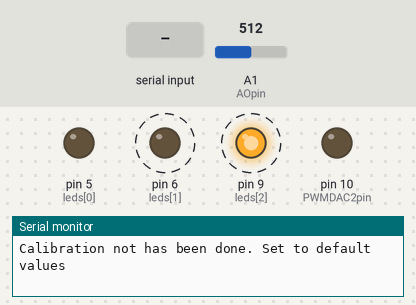
The sketch below on a simulated Arduino Uno, built with avr-gcc and run on an emulated ATmega328P. Parts: output pins drawn as LEDs (lit = HIGH), the last lines printed to the serial monitor. Dashed ring = blinking. The test bench sets the inputs (shaded band); at power-on: A1 (AOpin) = 512. EEPROM starts erased; pins used as bus, display or sensor lines are not drawn.

Above: at 0.97 s.
1.3 s: byte 107 ('k') received over Serial
At 1.35 s:
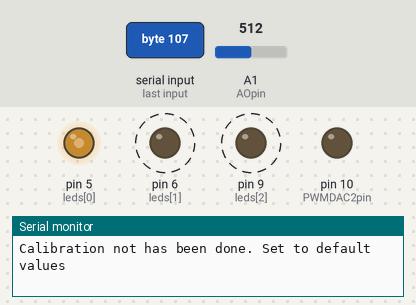
7.3 s: "j" received over Serial
10.3 s: "c" received over Serial
At 17.46 s:
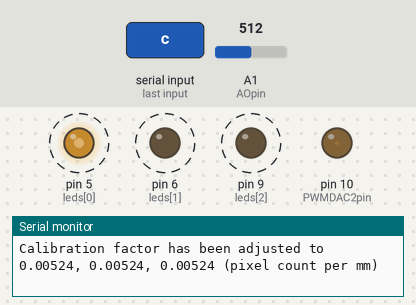
Timing chart, 0 to 18.7 s (numbered marks = the images above; inputs shaded):
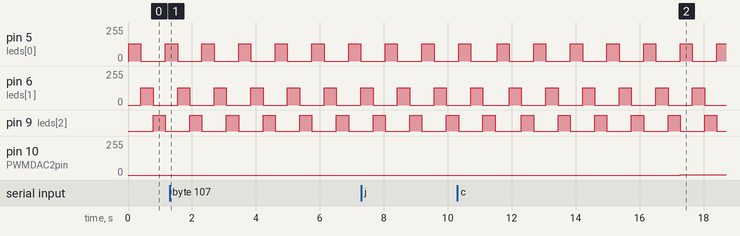

Measured:
- after the input at 10.3 s, pin 10 (PWMDAC2pin): 0/255 → 3/255 after 7.0 s
- by itself, pin 5 (leds[0]), pin 6 (leds[1]): alternates 128/255 for 0.38 s and 0/255 for 0.76 s
- by itself, pin 9 (leds[2]): alternates HIGH for 0.38 s and LOW for 0.76 s

The sketch:

Filament_Widh_Sensor_3LEDs_forUNO.ino
```cpp
// Reference 1) Filament width sensor based on Thing #454584 by filpper / http://www.thingiverse.com/thing:454584
// Reference 2) Arduino Playground: Reading a photodiode array / http://playground.arduino.cc/Main/TSL1402R
// Reference 3) Arduino Code: Reading and Writing Data Structures to EEPROM / http://playground.arduino.cc/Code/EEPROMWriteAnything

#include <EEPROM.h>
#include <TimerOne.h>
#include "EEPROMAnything.h"

#define NPIXELS 128  // No. of pixels in array

// delay multiplier
#define MUL 64

float CalibrationRodDiameter = 2.02;

// Define various ADC prescaler:
unsigned char PS_32 = (1 << ADPS2) | (1 << ADPS0);
unsigned char PS_128 = (1 << ADPS2) | (1 << ADPS1) | (1 << ADPS0);

PROGMEM const byte PWMDAC1pin = 9; // PWM DAC, only pins 9 and 10 are allowed
PROGMEM const byte PWMDAC2pin = 10; // PWM DAC, only pins 9 and 10 are allowed
PROGMEM const byte period = 128; // for 10 bit DAC

PROGMEM const byte CLKpin = 3;    // <-- Arduino pin delivering the clock pulses to pin 3 (CLK) of the TSL1401
PROGMEM const byte SIpin = 4;     // <-- Arduino pin delivering the SI (serial-input) pulse to pin 2 of the TSL1401
PROGMEM const byte AOpin = 1;    // <-- Arduino pin connected to pin 4 (analog output 1)of the TSL1401

int nAggr = 2;        // image averaging count per one scan. should not exceed 10
int timer = 5;        // value output averaging counter

byte leds[3] = {5, 6, 9};
byte brightness[3] = {128, 128, 128};
int noLED = 0;

unsigned short intArray[3 * NPIXELS]; // <-- the array where the readout of the photodiodes is stored, as integers

// default filament width
double lowpassValue[3] = {1.75, 1.75, 1.75};
double lowpassFactor = 0.5;

int timerCounter = 0;
double timerValue[3] = {0, 0, 0};

PROGMEM const double calibFactorDefault[3] = {22.271, 15.748, 22.271};
double calibFactor[3] =  {22.271, 15.748, 22.271}; // (default pixel per mm = 15.748 for 400dpi sensor / at 45deg:  22.271 px per mm

boolean debugMessage = false;
boolean doCalibration = false;
boolean visualize = false;

void helpMessage()
{
   if(EEPROM.read(0) != 42 || EEPROM.read(20) != calculateCRC())
   {
     Serial.println(F("[WARNING] This sensor is not calibrated yet, applying default calibration factor"));
   }

   Serial.println(F("Filament width sensor based on Thing #454584 (http://www.thingiverse.com/thing:454584) by filpper"));
   Serial.println(F("Modified to use Arduino Pro Micro (from SparkFun electornics) by inornate (http://kuaa.net)"));
   Serial.println(F("==============================     Commands     ================================"));
   Serial.println(F(" [h] help (this screen) / [c] calibration with 2mm rod"));
   Serial.println(F(" [d] turn on debug messages / [e] turn off debug messages"));
   Serial.println(F(" [v] enable visualize / [f] disable visaulize"));
   Serial.println(F(" [0] [1] [2] : Select LED  /  [j] [f] decrease/increase the brightness"));
   Serial.println(F(" [R] : reset the default value"));
   Serial.println(F("==============================  Setting Values  ================================"));

   Serial.print(F("Number of value acquision per scan : "));
   Serial.println(nAggr);

   Serial.print(F("Voltage output period (unit: scans) : "));
   Serial.println(timer);

   Serial.print(F("calibration factor (unit: pixel per mm) : "));
   printDouble(calibFactor[0], 5);
   Serial.print(", ");
   printDouble(calibFactor[1], 5);
   Serial.print(", ");
   printDouble(calibFactor[2], 5);
   Serial.println();

   Serial.print(F("LED brightnesses: "));
   Serial.print(brightness[0]);
   Serial.print(", ");
   Serial.print(brightness[1]);
   Serial.print(", ");
   Serial.print(brightness[2]);
   Serial.println();

   Serial.println(F("Version : Feb 13 2015"));
}


// ledNo: from 1 ~ 2
// value : 0 ~ 255
void setLED(int ledNo, byte val)
{
  int value = val;

  if(ledNo >= 3 || ledNo < 0)
    return;

  clearLED();

  if(ledNo == 2)
    value *= 4;

  analogWrite(leds[ledNo], value);
}

void clearLED()
{
  for(int i=0;i<3;i++)
  {
    analogWrite(leds[i], 0);
  }
}

void setup()
{
  Serial.begin(115200);

  // To set up the ADC, first remove bits set by Arduino library, then choose
  // a prescaler: PS_16, PS_32, PS_64 or PS_128:
  ADCSRA &= ~PS_128;
  ADCSRA |= PS_32; // <-- Using PS_32 makes a single ADC conversion take ~30 us

  pinMode(PWMDAC2pin, OUTPUT);

  pinMode(leds[0], OUTPUT);
  pinMode(leds[1], OUTPUT);
  pinMode(leds[2], OUTPUT);

  Timer1.initialize(period);

  // Next, assert default setting:
  analogReference(DEFAULT);

  // Set all IO pins low:
  for( int i=0; i< 14; i++ )
  {
    digitalWrite(i, LOW);
  }

  // Fast PWM mode
  TCCR0B = (TCCR0B & 0b11111000) | 0x01;
  TCCR1B = (TCCR1B & 0b11111000) | 0x01;

  initSensor();
  makeOutput(0);
  readCalibration();

  noLED = 0;
  setLED(noLED, brightness[noLED]);
}

void readCalibration()
{
  byte signiture = EEPROM.read(0);
  byte crc = calculateCRC();
  byte readCRC = EEPROM.read(20);

  if(signiture == 42 && readCRC == crc) // have calibration data on its EEPROM
  {
    // calibFactors
    EEPROM_readAnything(1, calibFactor[0]);
    EEPROM_readAnything(5, calibFactor[1]);
    EEPROM_readAnything(9, calibFactor[2]);

    // brightnesses
    EEPROM_readAnything(13, brightness[0]);
    EEPROM_readAnything(14, brightness[1]);
    EEPROM_readAnything(15, brightness[2]);

    Serial.print(F("Calibration data read."));
    helpMessage();
    Serial.println();
  }
  else
  {
     Serial.println(F("Calibration not has been done. Set to default values"));
     calibFactor[0] = calibFactorDefault[0];
     calibFactor[1] = calibFactorDefault[1];
     calibFactor[2] = calibFactorDefault[2];

     brightness[0] = 128;
     brightness[1] = 128;
     brightness[2] = 128;
  }
}

void writeCalibration() // write calibration factor
{
  EEPROM.write(0, 42);    // Signiture value, the answer of everything :D

  // calibFactors
  EEPROM_writeAnything(1, calibFactor[0]);
  EEPROM_writeAnything(5, calibFactor[1]);
  EEPROM_writeAnything(9, calibFactor[2]);

  // brightnesses
  EEPROM_writeAnything(13, brightness[0]);
  EEPROM_writeAnything(14, brightness[1]);
  EEPROM_writeAnything(15, brightness[2]);

  byte crc = calculateCRC();

  EEPROM.write(20, crc);
}

byte calculateCRC()
{
  byte crcByte = 0;

  for(int i=0;i<20;i++)
  {
    crcByte ^= EEPROM.read(i);
  }

  return crcByte;
}


void loop()
{
  int i, j;
  short aggrArray[NPIXELS];

  // scan for each LEDs
  for(int led=0;led<3;led++)
  {
    setLED(led, brightness[led]);
    delay(5*MUL); // wait for LED setup time (lowpass filter, with 200 ohm and 10uF cap)

    for(i=0;i< NPIXELS;i++)
    {
      aggrArray[i] = 0;
    }

    for(i=0;i<nAggr;i++)
    {
      scanSensor(led);
      for(j=0;j<NPIXELS;j++)
      {
        aggrArray[j] += intArray[led*NPIXELS + j];
      }
    }

    for(i=0;i< NPIXELS;i++)
    {
      intArray[led * NPIXELS + i] = int(aggrArray[i] / nAggr);
    }

    double nPixel = processImage(led);
    lowpassValue[led] = lowpassValue[led] * (1 - lowpassFactor) + nPixel * lowpassFactor;
  }

  clearLED();

  // TEMP: calculate mm for
  double mmValue0 = lowpassValue[0] / calibFactor[0];
  double mmValue1 = lowpassValue[1] / calibFactor[1];
  double mmValue2 = lowpassValue[2] / calibFactor[2];

  // Command processor
  if(Serial.available() > 0)
  {
    char incomingByte = Serial.read();
    switch(incomingByte)
    {
    case 'd':    // Debugging message toggle
      debugMessage = true;
      visualize = false;
      break;
    case 'e':    // Debugging message cancel
      debugMessage = false;
      visualize = false;
      break;
    case 'c':    // Calibration
      doCalibration = true;
      break;
    case 'v':    // Visualize
      visualize = true;
      debugMessage = false;
      break;
    case 'f':    // Visualize cancel
      visualize = false;
      debugMessage = false;
      break;
    case 'h':
      helpMessage();
      break;
    case '0':
      noLED = 0;
      break;
    case '1':
      noLED = 1;
      break;
    case '2':
      noLED = 2;
      break;
    case 'j':    // brightness down
      brightness[noLED] = max(brightness[noLED]-1, 0);
      setLED(noLED, brightness[noLED]);
      break;
    case 'k':    // brightness up
      brightness[noLED] = min(brightness[noLED]+1, 255);
      setLED(noLED, brightness[noLED]);
      break;
    case 'R':    // reset the failsafe value
      EEPROM.write(0, 0);
      readCalibration();
      break;
    }
  }

  if(visualize)
  {
    Serial.write ((byte)0);            // sync byte = 0

    for(int led = 0; led < 3; led++)
    {
      for (int i = 0; i < NPIXELS; i++) {
        byte b = intArray[led * NPIXELS + i] / 4;

        if(b == 0)
          Serial.write((byte)1);
        else
          Serial.write((byte)b);
      }
    }

    Serial.write((byte)brightness[0]);
    Serial.write((byte)brightness[1]);
    Serial.write((byte)brightness[2]);
  }
  else if(debugMessage)
  {
    Serial.print(F("Raw:\t"));
    printDouble(lowpassValue[0], 4);
    Serial.print("\t");
    printDouble(lowpassValue[1], 4);
    Serial.print("\t");
    printDouble(lowpassValue[2], 4);

    Serial.print(F("\t(mm)=\t"));
    printDouble(mmValue0, 3);
    Serial.print("\t");
    printDouble(mmValue1, 3);
    Serial.print("\t");
    printDouble(mmValue2, 3);

    Serial.println();
  }

  if(mmValue1 < 1.8 && mmValue1 > 2.2 && doCalibration)
  {
    Serial.println(F("Please insert 2mm rod for calibration"));
    doCalibration = false;
  }

  timerValue[0] += lowpassValue[0];
  timerValue[1] += lowpassValue[1];
  timerValue[2] += lowpassValue[2];
  timerCounter++;

  if(timerCounter == timer) // measurement have been done [timer] times
  {
    double averaged0 = timerValue[0] / timer;
    double averaged1 = timerValue[1] / timer;
    double averaged2 = timerValue[2] / timer;

    double averagedMM0 =  averaged0 / calibFactor[0];
    double averagedMM1 =  averaged1 / calibFactor[1];
    double averagedMM2 =  averaged2 / calibFactor[2];

    double averagedMM = (averagedMM0 + averagedMM1 + averagedMM2) / 3;

    timerCounter = 0;
    timerValue[0] = 0;
    timerValue[1] = 0;
    timerValue[2] = 0;

    if(doCalibration)
    {
      calibFactor[0] = averaged0 / CalibrationRodDiameter;
      calibFactor[1] = averaged1 / CalibrationRodDiameter;
      calibFactor[2] = averaged2 / CalibrationRodDiameter;

      Serial.print(F("Calibration factor has been adjusted to "));
      printDouble(calibFactor[0], 5);
      Serial.print(", ");
      printDouble(calibFactor[1], 5);
      Serial.print(", ");
      printDouble(calibFactor[2], 5);
      Serial.println(F(" (pixel count per mm)"));
      doCalibration = false;
      writeCalibration();
    }

    unsigned int outVal = makeOutput(int(averagedMM * 1000));    // makeOutput get um for its parameter

    if(false && debugMessage)
    {
      Serial.print(F("Voltage output:\t"));
      printDouble(averagedMM, 3);
      Serial.print("\t(");
      Serial.print(outVal);
      Serial.println("/1023)");
    }
  }
}

void printDouble(double val, byte precision){
  // prints val with number of decimal places determine by precision
  // precision is a number from 0 to 6 indicating the desired decimial places
  // example: printDouble( 3.1415, 2); // prints 3.14 (two decimal places)

  Serial.print (int(val));  //prints the int part
  if( precision > 0) {
    Serial.print("."); // print the decimal point
    unsigned long frac;
    unsigned long mult = 1;
    byte padding = precision -1;
    while(precision--)
      mult *=10;

    if(val >= 0)
      frac = (val - int(val)) * mult;
    else
      frac = (int(val)- val ) * mult;
    unsigned long frac1 = frac;
    while( frac1 /= 10 )
      padding--;
    while(  padding--)
      Serial.print("0");
    Serial.print(frac,DEC) ;
  }
}

void initSensor()
{
  // Initialize two Arduino pins as digital output:
  pinMode(CLKpin, OUTPUT);
  pinMode(SIpin, OUTPUT);

  // Clock out any existing SI pulse through the ccd register:
  for(int i=0;i< NPIXELS+4;i++)
  {
    ClockPulse();
  }

  // Create a new SI pulse and clock out that same SI pulse through the sensor register:
  digitalWrite(SIpin, HIGH);
  delayMicroseconds(1*MUL);
  digitalWrite(CLKpin, HIGH);
  delayMicroseconds(1*MUL);
  digitalWrite(SIpin, LOW);
  delayMicroseconds(1*MUL);
  digitalWrite(CLKpin, LOW);

  for(int i=0;i< NPIXELS+4;i++)
  {
    ClockPulse();
  }
}

unsigned int makeOutput(int um) // input as micrometer (um)
{
  double d = (double)um / 1000;
  unsigned int value = d / 5 * 1023;

  Timer1.pwm(PWMDAC2pin, value); // output
  return value;
}

void scanSensor(int led)
{
  // Stop the ongoing integration of light quanta from each photodiode by clocking in a
  // SI pulse:
  // Create a new SI pulse and clock out that same SI pulse through the sensor register:
  digitalWrite(SIpin, HIGH);
  delayMicroseconds(1*MUL);
  digitalWrite(CLKpin, HIGH);
  delayMicroseconds(1*MUL);
  digitalWrite(SIpin, LOW);
  delayMicroseconds(1*MUL);
  digitalWrite(CLKpin, LOW);

  // Next, a new measuring cycle is starting once 18 clock pulses have passed. At
  // that time, the photodiodes are once again active. We clock out the SI pulse through
  // the NPIXELS bit register in order to be ready to halt the ongoing measurement at our will
  // (by clocking in a new SI pulse):
  for(int i = 0; i < NPIXELS+4; i++)
  {
    if(i==18)
    {
      // Now the photodiodes goes active..
      // An external trigger can be placed here
    }
    ClockPulse();
  }

  // The integration time of the current program / measurement cycle is ~2ms. If a larger time
  // of integration is wanted, uncomment the next line:
  //delay(5*MUL);

  // Stop the ongoing integration of light quanta from each photodiode by clocking in a SI pulse
  // into the sensors register:
  // Create a new SI pulse and clock out that same SI pulse through the sensor register:
  digitalWrite(SIpin, HIGH);
  delayMicroseconds(1*MUL);
  digitalWrite(CLKpin, HIGH);
  delayMicroseconds(1*MUL);
  digitalWrite(SIpin, LOW);
  delayMicroseconds(1*MUL);
  digitalWrite(CLKpin, LOW);

  // Next, read all 256 pixels in parallell. Store the result in the array. Each clock pulse
  // causes a new pixel to expose its value on the two outputs:
  for(int i=0; i < NPIXELS; i++)
  {
    delayMicroseconds(20*MUL);// <-- We add a delay to stabilize the AO output from the sensor
    intArray[led * NPIXELS + i] = analogRead(AOpin);
    ClockPulse();
  }
}

// This function generates an outgoing clock pulse from the Arduino digital pin 'CLKpin'. This clock
// pulse is fed into pin 3 of the linear sensor:
void ClockPulse()
{
  delayMicroseconds(1*MUL);
  digitalWrite(CLKpin, HIGH);
  digitalWrite(CLKpin, LOW);
}

double processImage(int led)
{
  double x0, x1, x2, x3;
  double minstep, maxstep;  //tracks largest step changes in line scan
  int minsteploc, maxsteploc;  //tracks location of largest step change in linescan (pixel)
  int ct;
  int ad_image;

  double a1, b1, c1, a2, b2, c2, m1, m2; //sub pixel quadratic interpolation variables
  double widthsubpixel;

  int offset = led * NPIXELS;

  int filWidth = 0; // width of the filament in pixels

  int startPos = 0, endPos = 0;

  const int thresh = 600;
  bool seenedge;


  seenedge = false;
  for (int i=2; i<NPIXELS; i++)
  {
    if (intArray[offset+i-2] < thresh && intArray[offset+i-1] < thresh && intArray[offset+i] < thresh)
      seenedge = true;

    //if (intArray[offset+i-3] > thresh && intArray[offset+i-2] > thresh && intArray[offset+i-1] > thresh && intArray[offset+i] > thresh)
    if (seenedge && intArray[offset+i-2] > thresh && intArray[offset+i-1] > thresh && intArray[offset+i] > thresh)
    {
      startPos = i;
      break;
    }
  }

  seenedge = false;
  for (int i=NPIXELS-3; i>=startPos;i--)
  {
    if (intArray[offset+i+2] < thresh && intArray[offset+i+1] < thresh && intArray[offset+i] < thresh)
      seenedge = true;

    //if (intArray[offset+i+3] > thresh && intArray[offset+i+2] > thresh && intArray[offset+i+1] > thresh && intArray[offset+i] > thresh)
    if (seenedge && intArray[offset+i+2] > thresh && intArray[offset+i+1] > thresh && intArray[offset+i] > thresh)
    {
      endPos = i;
      break;
    }
  }

  minstep = maxstep = 0;
  minsteploc = maxsteploc = 255;
  //clear the sub-pixel buffers
  x0 = x1 = x2 = x3 = 0;
  a1 = b1 = c1 = a2 = b2 = c2 = m1 = m2 = 0;
  widthsubpixel = 0;
  ct = startPos-2;  //index to count samples  need to load buffer for 2 steps to subtract x2-x1

  for (int i=startPos; i<endPos; i++)
  {
    x3=x2;
    x2=x1;
    x1=x0;
    x0=intArray[offset+i];
    ct = ct + 1;

    if (ct > startPos+1 && ct < endPos-2)
    {
      if (x1+10<x2)
      {
        if (minstep<x2-x1)
        {
          minstep=x2-x1;
          minsteploc=ct;
          c1=x1-x0;
          b1=x2-x1;
          a1=x3-x2;
        }
      }
      else if(x1 > x2+10)
      {
        if (maxstep<x1-x2)
        {
          maxstep=x1-x2;
          maxsteploc=ct;
          c2=x1-x0;
          b2=x2-x1;
          a2=x3-x2;
        }
      }
    }
  }

  if (minstep>16 && maxstep>16)  //check for significant threshold
  {
    filWidth=maxsteploc-minsteploc;
  }
  else
    filWidth=0;
  if (filWidth>103)  //check for width overflow or out of range (15.7pixels per mm, 65535/635=103)
    filWidth=0;

  m1=((a1-c1) / (a1+c1-(b1*2)))/2;
  m2=((a2-c2) / (a2+c2-(b2*2)))/2;

  if (filWidth>10)    //check for a measurement > 1mm  otherwise treat as noise
  {
    widthsubpixel=(double)filWidth+m2-m1;

    //Perspective correction
    //TODO: Correction for center LED
    if (led != 1)
    {
      double translatedmin = minsteploc * 8.064 / 128.0;
      double translatedmax = maxsteploc * 8.064 / 128.0;

      if (led == 0)
      {
        double sss = translatedmax;
        translatedmax = 8.064 - translatedmin;
        translatedmin = 8.064 - sss;
      }


      double xl = -2.88394500; //Horizontal distance from inner LED to pixel 0
      double yl = 8.36594500;  //Vertical distance from inner LED to sensing surface
      double xf = 2.45832900;  //X point where filament tangent line hits X axis
      double q1 = (yl / (xl - translatedmin));
      double q2 = (yl / (xl - translatedmax));
      double xpt1 = (q1 * translatedmin - xf) / (q1 - 1.0);
      double ypt1 = xpt1 - xf;
      double xpt2 = (q2 * translatedmax - xf) / (q2 - 1.0);
      double ypt2 = xpt2 - xf;

      double yd = ypt2 - ypt1;
      double xd = xpt2 - xpt1;
      double perspectivedist = sqrt(yd*yd+xd*xd);
      double correctionratio = perspectivedist / (translatedmax-translatedmin);

      widthsubpixel*=correctionratio;
    }
  }
  else
  {
    widthsubpixel=0;
  }

  return widthsubpixel;
}
```

Source omitted: EEPROMAnything.h (581 bytes)
